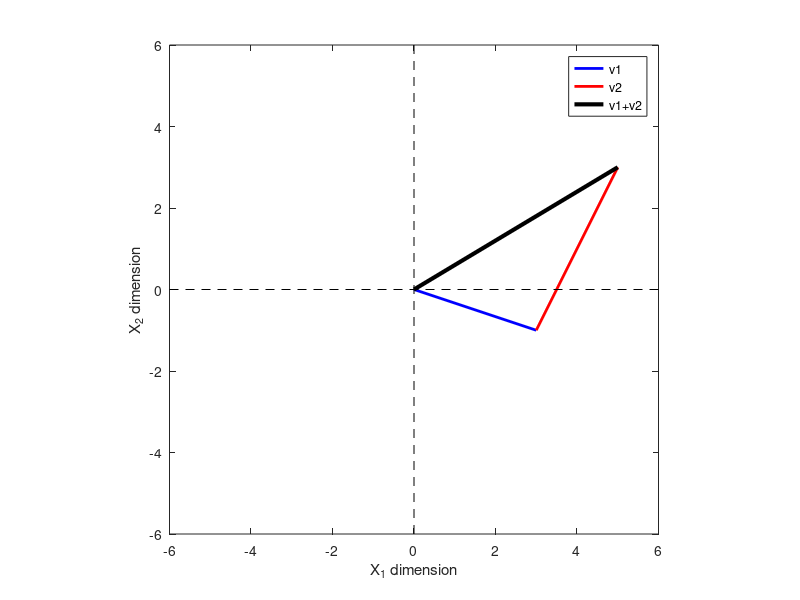

Recreate this plot in MATLAB.
%%
%     COURSE: Linear algebra: theory and implementation
%    SECTION: Vectors
%      VIDEO: Vector addition/subtraction
% Instructor: sincxpress.com
%
%%

v1 = [ 3 -1 ];
v2 = [ 2  4 ];

v3 = v1+v2;


% plot them
figure(2), clf

% the main plotting lines:
plot([0 v1(1)],[0 v1(2)],'b','linew',2)
hold on
plot([0 v2(1)]+v1(1),[0 v2(2)]+v1(2),'r','linew',2)
plot([0 v3(1)],[0 v3(2)],'k','linew',3)
legend({'v1';'v2';'v1+v2'},'AutoUpdate','off')

% this code just makes the plot look nicer
axis square
axis([ -1 1 -1 1 ]*6)
hold on
plot(get(gca,'xlim'),[0 0],'k--')
plot([0 0],get(gca,'ylim'),'k--')
xlabel('X_1 dimension')
ylabel('X_2 dimension')